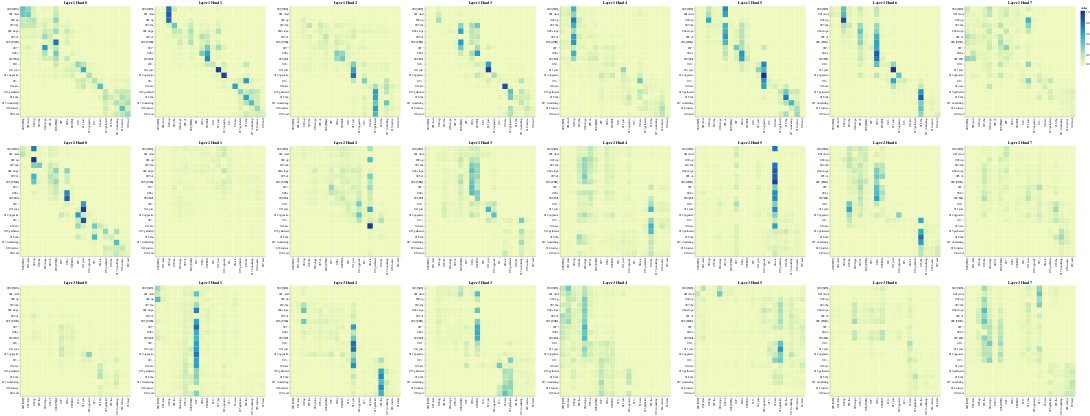

The cell this chart's notebook holds for it:
### Code cell
layers = [1,2,3]
heads = [0,1,2,3,4,5,6,7]

get_all_attention_maps("encoder",layers,heads,encoder_input_tokens,encoder_input_tokens,min(20,sentence_len))

### Figure 1 — Vega-Lite specification as saved in the notebook (floating-point values rounded to 4 significant figures; data arrays with more than 128 entries replaced by an {"elided": "..."} marker saying what was removed)
{"config": {"view": {"continuousWidth": 300, "continuousHeight": 300}}, "vconcat": [{"hconcat": [{"data": {"name": "data-84aced9b0209fa55fd96685477833355"}, "mark": {"type": "rect"}, "encoding": {"color": {"field": "value", "type": "quantitative"}, "tooltip": [{"field": "row", "type": "quantitative"}, {"field": "column", "type": "quantitative"}, {"field": "value", "type": "quantitative"}, {"field": "row_token", "type": "nominal"}, {"field": "col_token", "type": "nominal"}], "x": {"axis": {"title": ""}, "field": "col_token", "type": "nominal"}, "y": {"axis": {"title": ""}, "field": "row_token", "type": "nominal"}}, "height": 400, "name": "view_1", "title": "Layer 1 Head 0", "width": 400}, {"data": {"name": "data-bff40de22086db538d4fb7dade6ba864"}, "mark": {"type": "rect"}, "encoding": {"color": {"field": "value", "type": "quantitative"}, "tooltip": [{"field": "row", "type": "quantitative"}, {"field": "column", "type": "quantitative"}, {"field": "value", "type": "quantitative"}, {"field": "row_token", "type": "nominal"}, {"field": "col_token", "type": "nominal"}], "x": {"axis": {"title": ""}, "field": "col_token", "type": "nominal"}, "y": {"axis": {"title": ""}, "field": "row_token", "type": "nominal"}}, "height": 400, "name": "view_2", "title": "Layer 1 Head 1", "width": 400}, {"data": {"name": "data-f896361ded9c5517155dda97c6305add"}, "mark": {"type": "rect"}, "encoding": {"color": {"field": "value", "type": "quantitative"}, "tooltip": [{"field": "row", "type": "quantitative"}, {"field": "column", "type": "quantitative"}, {"field": "value", "type": "quantitative"}, {"field": "row_token", "type": "nominal"}, {"field": "col_token", "type": "nominal"}], "x": {"axis": {"title": ""}, "field": "col_token", "type": "nominal"}, "y": {"axis": {"title": ""}, "field": "row_token", "type": "nominal"}}, "height": 400, "name": "view_3", "title": "Layer 1 Head 2", "width": 400}, {"data": {"name": "data-df1654a4405e7128c9eedc757b8e7d80"}, "mark": {"type": "rect"}, "encoding": {"color": {"field": "value", "type": "quantitative"}, "tooltip": [{"field": "row", "type": "quantitative"}, {"field": "column", "type": "quantitative"}, {"field": "value", "type": "quantitative"}, {"field": "row_token", "type": "nominal"}, {"field": "col_token", "type": "nominal"}], "x": {"axis": {"title": ""}, "field": "col_token", "type": "nominal"}, "y": {"axis": {"title": ""}, "field": "row_token", "type": "nominal"}}, "height": 400, "name": "view_4", "title": "Layer 1 Head 3", "width": 400}, {"data": {"name": "data-95d650d34c616f3c9b2bcc84319b2b7f"}, "mark": {"type": "rect"}, "encoding": {"color": {"field": "value", "type": "quantitative"}, "tooltip": [{"field": "row", "type": "quantitative"}, {"field": "column", "type": "quantitative"}, {"field": "value", "type": "quantitative"}, {"field": "row_token", "type": "nominal"}, {"field": "col_token", "type": "nominal"}], "x": {"axis": {"title": ""}, "field": "col_token", "type": "nominal"}, "y": {"axis": {"title": ""}, "field": "row_token", "type": "nominal"}}, "height": 400, "name": "view_5", "title": "Layer 1 Head 4", "width": 400}, {"data": {"name": "data-f8dd38e45a0880cd6c1740feffeda66f"}, "mark": {"type": "rect"}, "encoding": {"color": {"field": "value", "type": "quantitative"}, "tooltip": [{"field": "row", "type": "quantitative"}, {"field": "column", "type": "quantitative"}, {"field": "value", "type": "quantitative"}, {"field": "row_token", "type": "nominal"}, {"field": "col_token", "type": "nominal"}], "x": {"axis": {"title": ""}, "field": "col_token", "type": "nominal"}, "y": {"axis": {"title": ""}, "field": "row_token", "type": "nominal"}}, "height": 400, "name": "view_6", "title": "Layer 1 Head 5", "width": 400}, {"data": {"name": "data-39d9f811c6a31700dc519b3dbe1ab1e1"}, "mark": {"type": "rect"}, "encoding": {"color": {"field": "value", "type": "quantitative"}, "tooltip": [{"field": "row", "type": "quantitative"}, {"field": "column", "type": "quantitative"}, {"field": "value", "type": "quantitative"}, {"field": "row_token", "type": "nominal"}, {"field": "col_token", "type": "nominal"}], "x": {"axis": {"title": ""}, "field": "col_token", "type": "nominal"}, "y": {"axis": {"title": ""}, "field": "row_token", "type": "nominal"}}, "height": 400, "name": "view_7", "title": "Layer 1 Head 6", "width": 400}, {"data": {"name": "data-497571f49d24243871a7b5977e271a2a"}, "mark": {"type": "rect"}, "encoding": {"color": {"field": "value", "type": "quantitative"}, "tooltip": [{"field": "row", "type": "quantitative"}, {"field": "column", "type": "quantitative"}, {"field": "value", "type": "quantitative"}, {"field": "row_token", "type": "nominal"}, {"field": "col_token", "type": "nominal"}], "x": {"axis": {"title": ""}, "field": "col_token", "type": "nominal"}, "y": {"axis": {"title": ""}, "field": "row_token", "type": "nominal"}}, "height": 400, "name": "view_8", "title": "Layer 1 Head 7", "width": 400}]}, {"hconcat": [{"data": {"name": "data-ee23642548e5b333cdba42681f5d90e4"}, "mark": {"type": "rect"}, "encoding": {"color": {"field": "value", "type": "quantitative"}, "tooltip": [{"field": "row", "type": "quantitative"}, {"field": "column", "type": "quantitative"}, {"field": "value", "type": "quantitative"}, {"field": "row_token", "type": "nominal"}, {"field": "col_token", "type": "nominal"}], "x": {"axis": {"title": ""}, "field": "col_token", "type": "nominal"}, "y": {"axis": {"title": ""}, "field": "row_token", "type": "nominal"}}, "height": 400, "name": "view_9", "title": "Layer 2 Head 0", "width": 400}, {"data": {"name": "data-fd84fc853c0ece357c720851e76ea39a"}, "mark": {"type": "rect"}, "encoding": {"color": {"field": "value", "type": "quantitative"}, "tooltip": [{"field": "row", "type": "quantitative"}, {"field": "column", "type": "quantitative"}, {"field": "value", "type": "quantitative"}, {"field": "row_token", "type": "nominal"}, {"field": "col_token", "type": "nominal"}], "x": {"axis": {"title": ""}, "field": "col_token", "type": "nominal"}, "y": {"axis": {"title": ""}, "field": "row_token", "type": "nominal"}}, "height": 400, "name": "view_10", "title": "Layer 2 Head 1", "width": 400}, {"data": {"name": "data-b374a4185bdd8791902aed571fb9f41d"}, "mark": {"type": "rect"}, "encoding": {"color": {"field": "value", "type": "quantitative"}, "tooltip": [{"field": "row", "type": "quantitative"}, {"field": "column", "type": "quantitative"}, {"field": "value", "type": "quantitative"}, {"field": "row_token", "type": "nominal"}, {"field": "col_token", "type": "nominal"}], "x": {"axis": {"title": ""}, "field": "col_token", "type": "nominal"}, "y": {"axis": {"title": ""}, "field": "row_token", "type": "nominal"}}, "height": 400, "name": "view_11", "title": "Layer 2 Head 2", "width": 400}, {"data": {"name": "data-4eeaca3b3d73288e39f6b091a31b01ce"}, "mark": {"type": "rect"}, "encoding": {"color": {"field": "value", "type": "quantitative"}, "tooltip": [{"field": "row", "type": "quantitative"}, {"field": "column", "type": "quantitative"}, {"field": "value", "type": "quantitative"}, {"field": "row_token", "type": "nominal"}, {"field": "col_token", "type": "nominal"}], "x": {"axis": {"title": ""}, "field": "col_token", "type": "nominal"}, "y": {"axis": {"title": ""}, "field": "row_token", "type": "nominal"}}, "height": 400, "name": "view_12", "title": "Layer 2 Head 3", "width": 400}, {"data": {"name": "data-a1ad3a2d4ee0366a9e6e5fb8ab42379c"}, "mark": {"type": "rect"}, "encoding": {"color": {"field": "value", "type": "quantitative"}, "tooltip": [{"field": "row", "type": "quantitative"}, {"field": "column", "type": "quantitative"}, {"field": "value", "type": "quantitative"}, {"field": "row_token", "type": "nominal"}, {"field": "col_token", "type": "nominal"}], "x": {"axis": {"title": ""}, "field": "col_token", "type": "nominal"}, "y": {"axis": {"title": ""}, "field": "row_token", "type": "nominal"}}, "height": 400, "name": "view_13", "title": "Layer 2 Head 4", "width": 400}, {"data": {"name": "data-7dbb7ef558f74cd4d6b63b64dc4ffc97"}, "mark": {"type": "rect"}, "encoding": {"color": {"field": "value", "type": "quantitative"}, "tooltip": [{"field": "row", "type": "quantitative"}, {"field": "column", "type": "quantitative"}, {"field": "value", "type": "quantitative"}, {"field": "row_token", "type": "nominal"}, {"field": "col_token", "type": "nominal"}], "x": {"axis": {"title": ""}, "field": "col_token", "type": "nominal"}, "y": {"axis": {"title": ""}, "field": "row_token", "type": "nominal"}}, "height": 400, "name": "view_14", "title": "Layer 2 Head 5", "width": 400}, {"data": {"name": "data-c4ca75b727d01b7159d50a43ef9b61a2"}, "mark": {"type": "rect"}, "encoding": {"color": {"field": "value", "type": "quantitative"}, "tooltip": [{"field": "row", "type": "quantitative"}, {"field": "column", "type": "quantitative"}, {"field": "value", "type": "quantitative"}, {"field": "row_token", "type": "nominal"}, {"field": "col_token", "type": "nominal"}], "x": {"axis": {"title": ""}, "field": "col_token", "type": "nominal"}, "y": {"axis": {"title": ""}, "field": "row_token", "type": "nominal"}}, "height": 400, "name": "view_15", "title": "Layer 2 Head 6", "width": 400}, {"data": {"name": "data-a37fa6185d7bd1dff471c542d519deb0"}, "mark": {"type": "rect"}, "encoding": {"color": {"field": "value", "type": "quantitative"}, "tooltip": [{"field": "row", "type": "quantitative"}, {"field": "column", "type": "quantitative"}, {"field": "value", "type": "quantitative"}, {"field": "row_token", "type": "nominal"}, {"field": "col_token", "type": "nominal"}], "x": {"axis": {"title": ""}, "field": "col_token", "type": "nominal"}, "y": {"axis": {"title": ""}, "field": "row_token", "type": "nominal"}}, "height": 400, "name": "view_16", "title": "Layer 2 Head 7", "width": 400}]}, {"hconcat": [{"data": {"name": "data-261ee358341ea4c681dad9b8581d96ea"}, "mark": {"type": "rect"}, "encoding": {"color": {"field": "value", "type": "quantitative"}, "tooltip": [{"field": "row", "type": "quantitative"}, {"field": "column", "type": "quantitative"}, {"field": "value", "type": "quantitative"}, {"field": "row_token", "type": "nominal"}, {"field": "col_token", "type": "nominal"}], "x": {"axis": {"title": ""}, "field": "col_token", "type": "nominal"}, "y": {"axis": {"title": ""}, "field": "row_token", "type": "nominal"}}, "height": 400, "name": "view_17", "title": "Layer 3 Head 0", "width": 400}, {"data": {"name": "data-ebbea650627216f5e818817206816999"}, "mark": {"type": "rect"}, "encoding": {"color": {"field": "value", "type": "quantitative"}, "tooltip": [{"field": "row", "type": "quantitative"}, {"field": "column", "type": "quantitative"}, {"field": "value", "type": "quantitative"}, {"field": "row_token", "type": "nominal"}, {"field": "col_token", "type": "nominal"}], "x": {"axis": {"title": ""}, "field": "col_token", "type": "nominal"}, "y": {"axis": {"title": ""}, "field": "row_token", "type": "nominal"}}, "height": 400, "name": "view_18", "title": "Layer 3 Head 1", "width": 400}, {"data": {"name": "data-9ffc840002914636258040e3af7b1fa0"}, "mark": {"type": "rect"}, "encoding": {"color": {"field": "value", "type": "quantitative"}, "tooltip": [{"field": "row", "type": "quantitative"}, {"field": "column", "type": "quantitative"}, {"field": "value", "type": "quantitative"}, {"field": "row_token", "type": "nominal"}, {"field": "col_token", "type": "nominal"}], "x": {"axis": {"title": ""}, "field": "col_token", "type": "nominal"}, "y": {"axis": {"title": ""}, "field": "row_token", "type": "nominal"}}, "height": 400, "name": "view_19", "title": "Layer 3 Head 2", "width": 400}, {"data": {"name": "data-fb0e79d9d9c42ea789aa530849c260c5"}, "mark": {"type": "rect"}, "encoding": {"color": {"field": "value", "type": "quantitative"}, "tooltip": [{"field": "row", "type": "quantitative"}, {"field": "column", "type": "quantitative"}, {"field": "value", "type": "quantitative"}, {"field": "row_token", "type": "nominal"}, {"field": "col_token", "type": "nominal"}], "x": {"axis": {"title": ""}, "field": "col_token", "type": "nominal"}, "y": {"axis": {"title": ""}, "field": "row_token", "type": "nominal"}}, "height": 400, "name": "view_20", "title": "Layer 3 Head 3", "width": 400}, {"data": {"name": "data-59c31fb47f01cc04be4bd45e87b1537b"}, "mark": {"type": "rect"}, "encoding": {"color": {"field": "value", "type": "quantitative"}, "tooltip": [{"field": "row", "type": "quantitative"}, {"field": "column", "type": "quantitative"}, {"field": "value", "type": "quantitative"}, {"field": "row_token", "type": "nominal"}, {"field": "col_token", "type": "nominal"}], "x": {"axis": {"title": ""}, "field": "col_token", "type": "nominal"}, "y": {"axis": {"title": ""}, "field": "row_token", "type": "nominal"}}, "height": 400, "name": "view_21", "title": "Layer 3 Head 4", "width": 400}, {"data": {"name": "data-8965ad64ba05f3b4b381835ddd492005"}, "mark": {"type": "rect"}, "encoding": {"color": {"field": "value", "type": "quantitative"}, "tooltip": [{"field": "row", "type": "quantitative"}, {"field": "column", "type": "quantitative"}, {"field": "value", "type": "quantitative"}, {"field": "row_token", "type": "nominal"}, {"field": "col_token", "type": "nominal"}], "x": {"axis": {"title": ""}, "field": "col_token", "type": "nominal"}, "y": {"axis": {"title": ""}, "field": "row_token", "type": "nominal"}}, "height": 400, "name": "view_22", "title": "Layer 3 Head 5", "width": 400}, {"data": {"name": "data-aace71f913d298d2dd72c4dcc44f6395"}, "mark": {"type": "rect"}, "encoding": {"color": {"field": "value", "type": "quantitative"}, "tooltip": [{"field": "row", "type": "quantitative"}, {"field": "column", "type": "quantitative"}, {"field": "value", "type": "quantitative"}, {"field": "row_token", "type": "nominal"}, {"field": "col_token", "type": "nominal"}], "x": {"axis": {"title": ""}, "field": "col_token", "type": "nominal"}, "y": {"axis": {"title": ""}, "field": "row_token", "type": "nominal"}}, "height": 400, "name": "view_23", "title": "Layer 3 Head 6", "width": 400}, {"data": {"name": "data-d6efb253c3ffd772f7a6422296e90fd7"}, "mark": {"type": "rect"}, "encoding": {"color": {"field": "value", "type": "quantitative"}, "tooltip": [{"field": "row", "type": "quantitative"}, {"field": "column", "type": "quantitative"}, {"field": "value", "type": "quantitative"}, {"field": "row_token", "type": "nominal"}, {"field": "col_token", "type": "nominal"}], "x": {"axis": {"title": ""}, "field": "col_token", "type": "nominal"}, "y": {"axis": {"title": ""}, "field": "row_token", "type": "nominal"}}, "height": 400, "name": "view_24", "title": "Layer 3 Head 7", "width": 400}]}], "params": [{"name": "param_1", "select": {"type": "interval", "encodings": ["x", "y"]}, "bind": "scales", "views": ["view_1"]}, {"name": "param_2", "select": {"type": "interval", "encodings": ["x", "y"]}, "bind": "scales", "views": ["view_2"]}, {"name": "param_3", "select": {"type": "interval", "encodings": ["x", "y"]}, "bind": "scales", "views": ["view_3"]}, {"name": "param_4", "select": {"type": "interval", "encodings": ["x", "y"]}, "bind": "scales", "views": ["view_4"]}, {"name": "param_5", "select": {"type": "interval", "encodings": ["x", "y"]}, "bind": "scales", "views": ["view_5"]}, {"name": "param_6", "select": {"type": "interval", "encodings": ["x", "y"]}, "bind": "scales", "views": ["view_6"]}, {"name": "param_7", "select": {"type": "interval", "encodings": ["x", "y"]}, "bind": "scales", "views": ["view_7"]}, {"name": "param_8", "select": {"type": "interval", "encodings": ["x", "y"]}, "bind": "scales", "views": ["view_8"]}, {"name": "param_9", "select": {"type": "interval", "encodings": ["x", "y"]}, "bind": "scales", "views": ["view_9"]}, {"name": "param_10", "select": {"type": "interval", "encodings": ["x", "y"]}, "bind": "scales", "views": ["view_10"]}, {"name": "param_11", "select": {"type": "interval", "encodings": ["x", "y"]}, "bind": "scales", "views": ["view_11"]}, {"name": "param_12", "select": {"type": "interval", "encodings": ["x", "y"]}, "bind": "scales", "views": ["view_12"]}, {"name": "param_13", "select": {"type": "interval", "encodings": ["x", "y"]}, "bind": "scales", "views": ["view_13"]}, {"name": "param_14", "select": {"type": "interval", "encodings": ["x", "y"]}, "bind": "scales", "views": ["view_14"]}, {"name": "param_15", "select": {"type": "interval", "encodings": ["x", "y"]}, "bind": "scales", "views": ["view_15"]}, {"name": "param_16", "select": {"type": "interval", "encodings": ["x", "y"]}, "bind": "scales", "views": ["view_16"]}, {"name": "param_17", "select": {"type": "interval", "encodings": ["x", "y"]}, "bind": "scales", "views": ["view_17"]}, {"name": "param_18", "select": {"type": "interval", "encodings": ["x", "y"]}, "bind": "scales", "views": ["view_18"]}, {"name": "param_19", "select": {"type": "interval", "encodings": ["x", "y"]}, "bind": "scales", "views": ["view_19"]}, {"name": "param_20", "select": {"type": "interval", "encodings": ["x", "y"]}, "bind": "scales", "views": ["view_20"]}, {"name": "param_21", "select": {"type": "interval", "encodings": ["x", "y"]}, "bind": "scales", "views": ["view_21"]}, {"name": "param_22", "select": {"type": "interval", "encodings": ["x", "y"]}, "bind": "scales", "views": ["view_22"]}, {"name": "param_23", "select": {"type": "interval", "encodings": ["x", "y"]}, "bind": "scales", "views": ["view_23"]}, {"name": "param_24", "select": {"type": "interval", "encodings": ["x", "y"]}, "bind": "scales", "views": ["view_24"]}], "$schema": "https://vega.github.io/schema/vega-lite/v5.20.1.json", "datasets": {"data-84aced9b0209fa55fd96685477833355": {"elided": "400 records"}, "data-bff40de22086db538d4fb7dade6ba864": {"elided": "400 records"}, "data-f896361ded9c5517155dda97c6305add": {"elided": "400 records"}, "data-df1654a4405e7128c9eedc757b8e7d80": {"elided": "400 records"}, "data-95d650d34c616f3c9b2bcc84319b2b7f": {"elided": "400 records"}, "data-f8dd38e45a0880cd6c1740feffeda66f": {"elided": "400 records"}, "data-39d9f811c6a31700dc519b3dbe1ab1e1": {"elided": "400 records"}, "data-497571f49d24243871a7b5977e271a2a": {"elided": "400 records"}, "data-ee23642548e5b333cdba42681f5d90e4": {"elided": "400 records"}, "data-fd84fc853c0ece357c720851e76ea39a": {"elided": "400 records"}, "data-b374a4185bdd8791902aed571fb9f41d": {"elided": "400 records"}, "data-4eeaca3b3d73288e39f6b091a31b01ce": {"elided": "400 records"}, "data-a1ad3a2d4ee0366a9e6e5fb8ab42379c": {"elided": "400 records"}, "data-7dbb7ef558f74cd4d6b63b64dc4ffc97": {"elided": "400 records"}, "data-c4ca75b727d01b7159d50a43ef9b61a2": {"elided": "400 records"}, "data-a37fa6185d7bd1dff471c542d519deb0": {"elided": "400 records"}, "data-261ee358341ea4c681dad9b8581d96ea": {"elided": "400 records"}, "data-ebbea650627216f5e818817206816999": {"elided": "400 records"}, "data-9ffc840002914636258040e3af7b1fa0": {"elided": "400 records"}, "data-fb0e79d9d9c42ea789aa530849c260c5": {"elided": "400 records"}, "data-59c31fb47f01cc04be4bd45e87b1537b": {"elided": "400 records"}, "data-8965ad64ba05f3b4b381835ddd492005": {"elided": "400 records"}, "data-aace71f913d298d2dd72c4dcc44f6395": {"elided": "400 records"}, "data-d6efb253c3ffd772f7a6422296e90fd7": {"elided": "400 records"}}}
